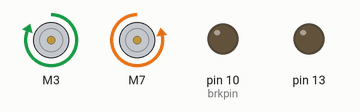
Bench run of a sketch on a simulated Arduino Uno, built with avr-gcc and run on an emulated ATmega328P. Parts: 2 × DC motor (green arrow = forward, orange = backward, longer = faster), output pins drawn as LEDs (lit = HIGH).

Above: at 0.1 s.
At 5.1 s:
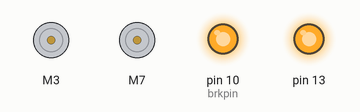
Timing chart, 0 to 6.6 s (numbered marks = the images above):
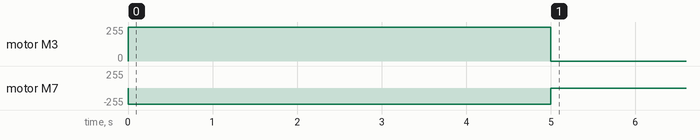

Measured:
- by itself, motor M3: stopped → forward 255/255 at 0.00 s, → stopped 5.0 s later
- by itself, motor M7: stopped → backward 245/255 at 0.00 s, → stopped 5.0 s later

The sketch:

SOEV.ino
```cpp
unsigned long tme = 5; //use secs
#define threshold 650

byte Aspd = 255; //Speed used by motorA
byte Bspd = 245; //Speed used by motorB

//<define the IO pins for easier Refrencce>
// #define is good for IO pins because #define and IO pins are both hard wiring
#define brkpin 10

/*<Init Motor Drivers>
  Creadit where cedit is due - This was copied and pasted from the Sparkfun Hookup Guide
  https://github.com/sparkfun/SparkFun_TB6612FNG_Arduino_Library/blob/master/examples/MotorTestRun/MotorTestRun.ino11
*/
#include <SparkFun_TB6612.h> //This is the library for the TB6612 that contains the class Motor and all the functions

/* Initializing motors.  The library will allow you to initialize as many
   motors as you have memory for.  If you are using functions like forward
   that take 2 motors as arguements you can either write new functions or
   call the function more than once.*/
//Order is: IN1, IN2, PWM, OFFSET, STBY
Motor A = Motor(3, 4, 5, 1, 9);//this runs forwards
Motor B = Motor(7, 8, 6, -1, 9);//this runs backwards
//</Init Motor Drivers>
void setup() {
  //<turn on LED 13 to signify init>
  pinMode(13, OUTPUT);
  digitalWrite(13, HIGH);
  //</turn on LED 13 to signify init>
  //<pin Modes>
  pinMode(brkpin, OUTPUT);
  //</pin Modes>
  A.drive(Aspd); //turn the motor on
  B.drive(Bspd); //turn the motor on
  digitalWrite(13, LOW);
  delay(tme * 1000);
  A.brake(); //brake the motors
  B.brake(); //brake the motors
  digitalWrite(brkpin, HIGH);
  digitalWrite(13, HIGH);
} void loop() {}
```
